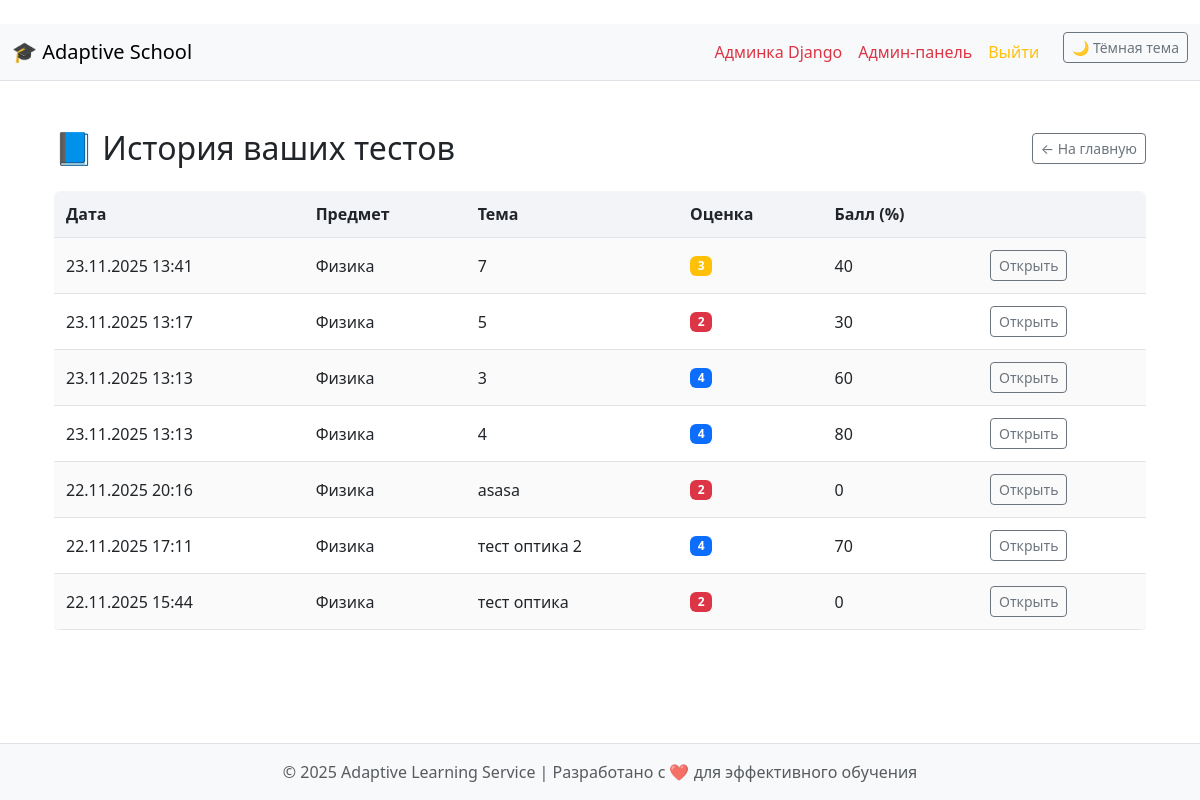
/results/ (signed in), run on an earlier commit of the app's database.
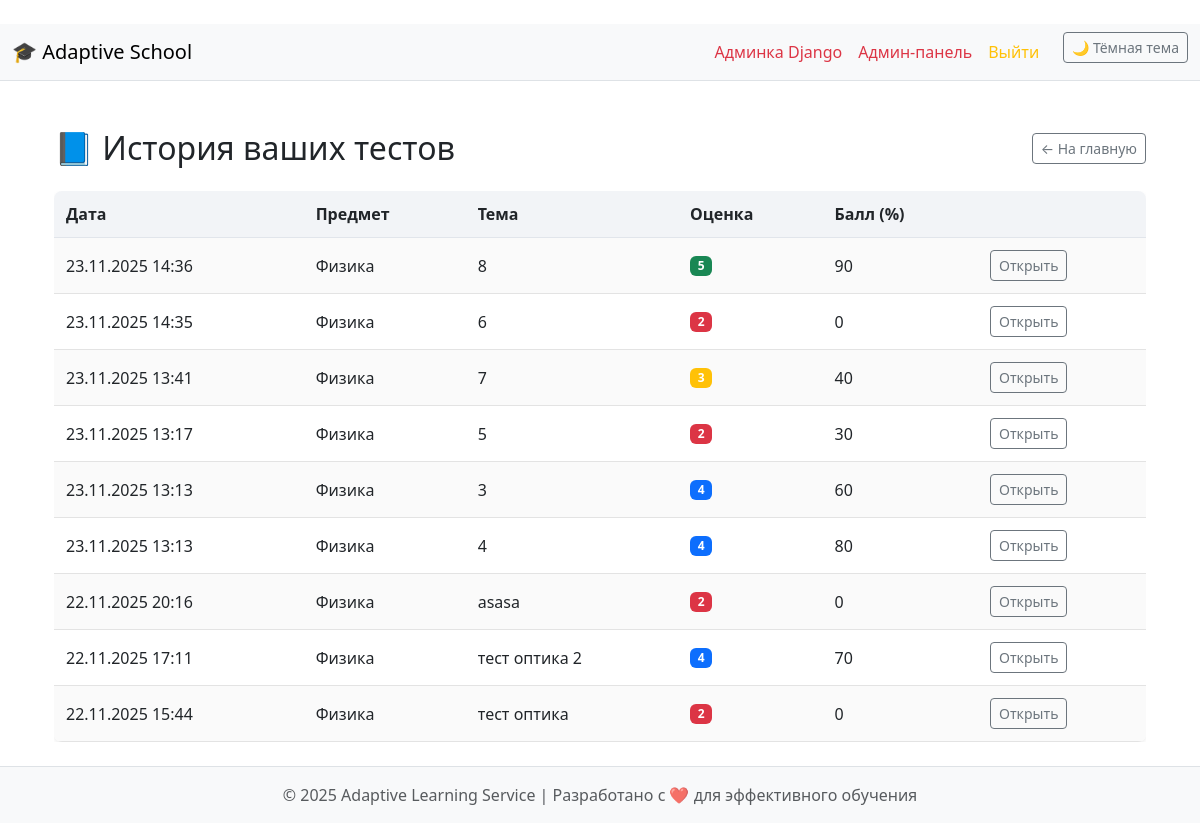
And on a later commit of the database.
### school/models.py (models this page shows, shortened)
class TestResult(models.Model):
    student = models.ForeignKey(Student, on_delete=models.CASCADE)
    test = models.ForeignKey(Test, on_delete=models.CASCADE)
    assigned_topic = models.ForeignKey('AssignedTopic', on_delete=models.SET_NULL, null=True, blank=True)
    score = models.IntegerField()
    grade = models.IntegerField()
    completed_at = models.DateTimeField(auto_now_add=True)
    class Meta:
        verbose_name = "Результат теста"
        verbose_name_plural = "Результаты тестов"

class Test(models.Model):
    lesson = models.ForeignKey(Lesson, on_delete=models.CASCADE, related_name="tests")
    assigned_topic = models.ForeignKey('AssignedTopic', on_delete=models.SET_NULL, null=True, blank=True)
    topic = models.ForeignKey(Topic, on_delete=models.CASCADE, null=True, blank=True)
    title = models.CharField(max_length=150)
    date_available = models.DateField()
    questions = models.ManyToManyField(Question, blank=True)
    maximin_questions = models.IntegerField(default=0)
    class Meta:
        verbose_name = "Тест"
        verbose_name_plural = "Тесты"

class Lesson(models.Model):
    subject = models.ForeignKey(Subject, on_delete=models.CASCADE, related_name="lessons")
    topics = models.ManyToManyField('Topic', blank=True, related_name="lessons")
    title = models.CharField(max_length=100)
    date = models.DateField()
    class Meta:
        verbose_name = "Урок"
        verbose_name_plural = "Уроки"

class Subject(models.Model):
    name = models.CharField(max_length=100)
    topics = models.ManyToManyField('Topic', blank=True, related_name="subjects")
    class Meta:
        verbose_name = "Предмет"
        verbose_name_plural = "Предметы"

class AssignedTopic(models.Model):
    title = models.CharField(max_length=150, blank=True)
    school_class = models.ForeignKey(SchoolClass, on_delete=models.CASCADE, related_name="assigned_topics")
    topic = models.ForeignKey(Topic, on_delete=models.CASCADE, related_name="assigned_to_classes")
    assigned_by = models.ForeignKey(Teacher, on_delete=models.CASCADE, related_name="given_topics")
    date_assigned = models.DateTimeField(auto_now_add=True)
    is_active = models.BooleanField(default=True)
    question_count = models.IntegerField(default=0)
    class Meta:
        verbose_name = "Назначенная тема"
        verbose_name_plural = "Назначенные темы"

### school/views.py (the view)
# urls.py: path("results/", views.student_results, name="student_results"),
@login_required
def student_results(request):
    student = request.user.student
    results = TestResult.objects.filter(student=student).order_by("-completed_at")
    return render(request, "student_results.html", {"results": results})

### templates/student_results.html (shortened to what this page needs)
﻿{% extends "base.html" %}
{% block content %}
<div class="container mt-4">
  <div class="d-flex justify-content-between align-items-center mb-4">
    <h2 class="m-0">📘 История ваших тестов</h2>
    <a href="/" class="btn btn-outline-secondary btn-sm">← На главную</a>
  </div>
  {% if results %}
    <div class="table-responsive">
      <table class="custom-table table-striped shadow-sm custom-table">
        <thead>
          <tr>
            <th>Дата</th>
            <th>Предмет</th>
            <th>Тема</th>
            <th>Оценка</th>
            <th>Балл (%)</th>
            <th></th>
          </tr>
        </thead>
        <tbody>
        {% for r in results %}
          <tr>
            <td>{{ r.completed_at|date:"d.m.Y H:i" }}</td>
            <td>{{ r.test.lesson.subject.name }}</td>
            <td>{{ r.assigned_topic.title }}</td>
            <td>
              <span class="badge
                {% if r.grade == 5 %}bg-success
                {% elif r.grade == 4 %}bg-primary
                {% elif r.grade == 3 %}bg-warning
                {% else %}bg-danger{% endif %}
              ">{{ r.grade }}</span>
            </td>
            <td>{{ r.score }}</td>
            <td>
              <a href="{% url 'test_result_detail' r.id %}" class="btn btn-outline-secondary btn-sm">
                Открыть
              </a>
            </td>
          </tr>
        {% endfor %}
        </tbody>
      </table>
    </div>
  {% else %}
    <p class="text-muted">Вы ещё не прошли ни одного теста.</p>
  {% endif %}
</div>
{% endblock %}

### templates/base.html (shortened to what this page needs)
{% load static %}
<!DOCTYPE html>
<html lang="ru" data-bs-theme="light">
<head>
  <link
      href="https://cdn.jsdelivr.net/npm/bootstrap@5.3.3/dist/css/bootstrap.min.css"
      rel="stylesheet"
  >
</head>
<body class="d-flex flex-column min-vh-100">
<nav class="navbar navbar-expand-lg bg-body-tertiary border-bottom">
  <div class="container-fluid">
    <a class="navbar-brand" href="/">🎓 Adaptive School</a>
    <div class="collapse navbar-collapse" id="navbarNav">
      <ul class="navbar-nav ms-auto">
        {% if request.user.is_authenticated %}
          {% if request.user.is_superuser %}
            <li class="nav-item"><a class="nav-link text-danger" href="/admin/">Админка Django</a></li>
            <li class="nav-item"><a class="nav-link text-danger" href="/admin-panel/">Админ-панель</a></li>
          {% endif %}
          <li class="nav-item"><a class="nav-link text-warning" href="{% url 'logout' %}">Выйти</a></li>
        {% else %}
          <li class="nav-item"><a class="nav-link" href="{% url 'login' %}">Войти</a></li>
        {% endif %}
        <li class="nav-item">
          <button id="themeToggle" class="btn btn-outline-secondary btn-sm ms-3">
            🌙 Тёмная тема
          </button>
        </li>
      </ul>
    </div>
  </div>
</nav>
<main class="container my-4 flex-grow-1">
  {% block content %}
  {% endblock %}
</main>
<footer class="bg-body-tertiary text-center py-3 mt-auto border-top">
  <p class="mb-0 text-muted">
    © 2025 Adaptive Learning Service | Разработано с ❤️ для эффективного обучения
  </p>
</footer>
</body>
</html>

### templates/base.html (style rules this page uses)
body { min-height: 100vh; display: flex; flex-direction: column; }
main { flex: 1; }
.custom-table { width: 100%; border-collapse: collapse; border-radius: 8px; overflow: hidden; font-size: 16px; }
.custom-table thead tr { background: #f2f4f7; }
.custom-table thead th { padding: 12px; font-weight: 600; border-bottom: 1px solid #e1e5eb; }
.custom-table tbody tr:nth-child(odd) { background: #fafafa; }
.custom-table td { padding: 12px; border-bottom: 1px solid #e3e3e3; }

What changed in the data, as far as the page shows it:
added TestResult: completed_at "23.11.2025 14:36", test.lesson.subject.name "Физика", assigned_topic "8", grade "5", score "90"
added TestResult: completed_at "23.11.2025 14:35", test.lesson.subject.name "Физика", assigned_topic "6", grade "2", score "0"
